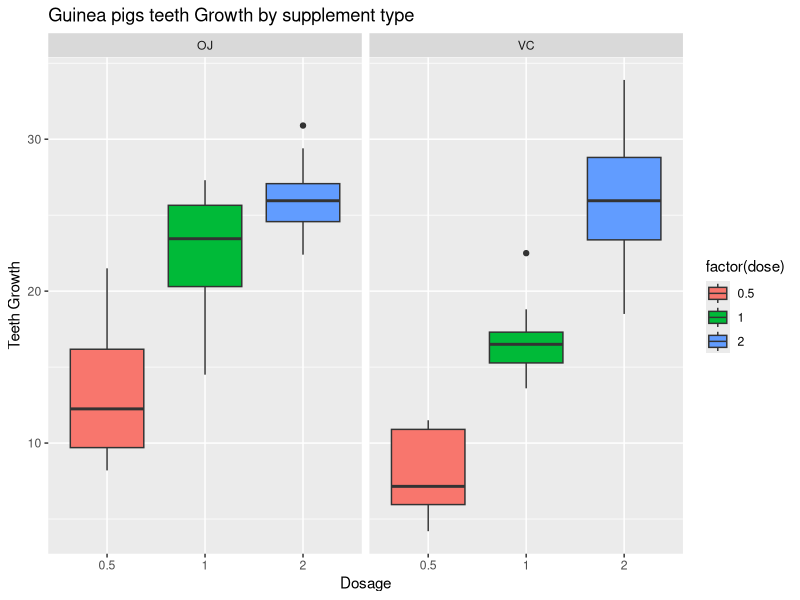

The R script that drew this image: (Note: this script raises an error after producing the figure.)
## ---- chunk 1
knitr::opts_chunk$set(echo = TRUE)
## ---- chunk 2
library(ggplot2)
library(datasets)
data(ToothGrowth)
## ---- chunk 3
ggplot(ToothGrowth, aes(x = factor(dose), y = len, fill = factor(dose))) +
  geom_boxplot() + 
  facet_grid(.~supp) +
  xlab("Dosage") +   
  ylab("Teeth Growth") +  
  ggtitle("Guinea pigs teeth Growth by supplement type")
## ---- chunk 4
str(ToothGrowth)
## ---- chunk 5
summary(ToothGrowth)
## ---- chunk 6
t.test(len~dose, data=subset(ToothGrowth, dose %in% c(0.5, 1.0)), alternative = 'two.sided', paired=FALSE)
## ---- chunk 7
t.test(len~dose, data=subset(ToothGrowth, dose %in% c(0.5, 2.0)), alternative = 'two.sided', paired=FALSE)
## ---- chunk 8
t.test(len~dose, data=subset(ToothGrowth, dose %in% c(1.0, 2.0)), alternative = 'two.sided', paired=FALSE)
## ---- chunk 9
t.test(len ~ supp, paired = F, var.equal = F, data = ToothGrowth)
## ---- chunk 10
t.test(len ~ supp, paired=F, var.equal=F, data=ToothGrowth, alt='two.sided', conf.level=.8)
